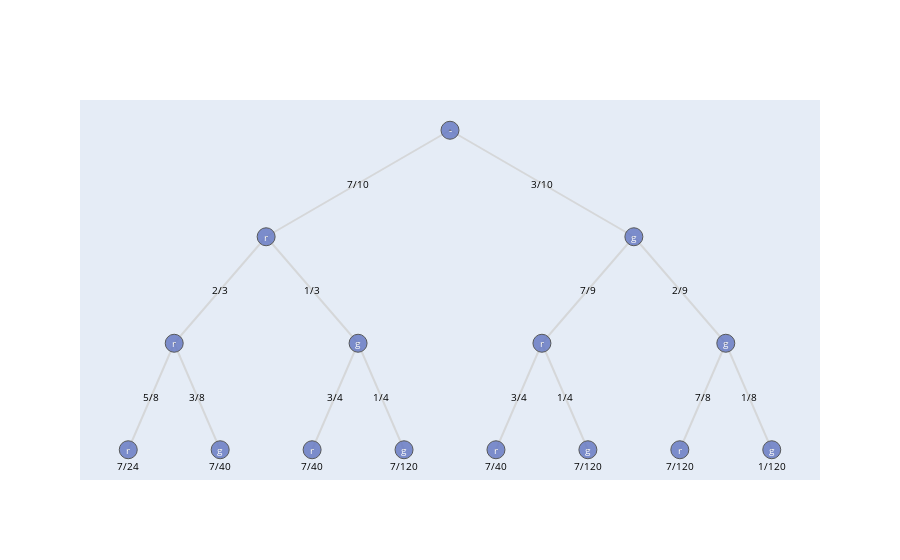

Notebook source saved alongside this figure:
### Code cell
from fractions import Fraction
from igraph import Graph, EdgeSeq
import itertools
import plotly.graph_objects as go
import numpy as np

zurücklegen = False

#Ereignisse = [['rot', 'blau', 'blau'], ["grün","blau","blau"], ["blau","rot","blau"], ["blau","grün","blau"], ["blau","blau","rot"], ["blau","blau","grün"], ["blau","blau","blau"]]
nr_vertices = int((1-len(Urne)**(n+1))/(1-len(Urne))) # nr of verticies calculated by geometrical series, assumes symmetrical tree
v_label = list(Urne.keys()) * int((nr_vertices-1) / len(Urne)) # create the labels
v_label.insert(0, "- root") # add the root node
G = Graph.Tree(nr_vertices, len(Urne)) # n stands for children number
lay = G.layout_reingold_tilford(mode='in', root=[0])

position = {k: lay[k] for k in range(nr_vertices)}
Y = [lay[k][1] for k in range(nr_vertices)]
M = max(Y)

es = EdgeSeq(G) # sequence of edges
E = [e.tuple for e in G.es] # list of edges

L = len(position)
Xn = [position[k][0] for k in range(L)]
Yn = [2*M-position[k][1] for k in range(L)]
Xe = []
Ye = []
for edge in E:
    Xe+=[position[edge[0]][0],position[edge[1]][0], None]
    Ye+=[2*M-position[edge[0]][1],2*M-position[edge[1]][1], None]

labels = v_label

# set the paths accordingly
allPaths = []
for i in range(n+1):
    allPaths.extend(list(itertools.product(Urne.keys(), repeat=i)))
G.vs["path"] = allPaths

# calculate the probabilities 
lastProb = [] # saving the last probability per node for labeling
allProbs = [1]
for i in range(1, nr_vertices): # calculate the number of nodes using geometric series, skip root node
    numerator, denominator = 1, 1
    Urne_copy = Urne.copy()
    for j, item in enumerate(G.vs[i]["path"]): # the idea is to trace the path back from the root, using the path vector
        numerator = numerator * Urne_copy[item]
        denominator = denominator * sum(Urne_copy.values())
        if j+1 == len(G.vs[i]["path"]):
            lastProb.append(Fraction(Urne_copy[item], sum(Urne_copy.values())))
        if not zurücklegen:
            Urne_copy[item] = Urne_copy[item]-1
    allProbs.append(Fraction(numerator, denominator))

G.vs["lastprob"] = lastProb
G.vs["prob"] = allProbs

def make_annotations(pos, text, font_size=10, font_color='rgb(250,250,250)'):
    L=len(pos)
    annotations = []
    for k in range(L):
        annotations.append(
            dict(
                text=labels[k][0], # set the first letter of description to node
                x=pos[k][0], y=2*M-position[k][1],
                xref='x1', yref='y1',
                font=dict(color=font_color, size=font_size),
                showarrow=False)
        )
    
    # annotations for path probability
    for i in range(2, len(Xe), 3): # start off with the third value in the array and bypassing None types
        annotations.append(dict(
            text=f"{G.vs[int((i-2)/3)]['lastprob']}", 
            x=(Xe[i-1]+Xe[i-2])/2, y=(Ye[i-1]+Ye[i-2])/2,
            xref='x1', yref='y1',
            font=dict(color="black", size=font_size),
            showarrow=False)
        )

    # annotation for probability of last elements
    for i in range(nr_vertices - len(Urne)**n, nr_vertices):
        annotations.append(dict(
            text=f"{G.vs[i]['prob']}", 
            x=Xn[i], y=Yn[i]-0.15,
            xref='x1', yref='y1',
            font=dict(color="black", size=font_size),
            showarrow=False)
        )
    
    return annotations

fig = go.Figure()
fig.add_trace(go.Scatter(x=Xe,
                   y=Ye,
                   mode='lines',
                   line=dict(color='rgb(210,210,210)', width=2),
                   opacity=0.8
                   ))
fig.add_trace(go.Scatter(x=Xn,
                  y=Yn,
                  mode='markers',
                  marker=dict(symbol='circle-dot',
                                size=18,
                                color='#6175c1',    #'#DB4551',
                                line=dict(color='rgb(50,50,50)', width=1)
                                ),
                  text=list(zip(allPaths, np.array(allProbs).astype(str))),
                  hoverinfo='text',
                  opacity=0.8
                  ))

axis = dict(showline=False, # hide axis line, grid, ticklabels and  title
            zeroline=False,
            showgrid=False,
            showticklabels=False,
            )

fig.update_layout(annotations=make_annotations(position, v_label),
              xaxis=axis,
              yaxis=axis,
              showlegend=False
              )
fig.show()

prob = []
for item in PA:
    prob.append(G.vs.find(path=tuple(item))["prob"])
print(f"PA = {prob} = {sum(prob)} = {float(sum(prob))}")

prob = []
for item in PB:
    prob.append(G.vs.find(path=tuple(item))["prob"])
print(f"PB = {prob} = {sum(prob)} = {float(sum(prob))}")

prob = []
for item in PC:
    prob.append(G.vs.find(path=tuple(item))["prob"])
print(f"PC = {prob} = {sum(prob)} = {float(sum(prob))}")

### Figure 1 — Plotly figure (JSON) as saved in the notebook; plotly's stock layout.template omitted (floating-point values rounded to 4 significant figures)
{"data": [{"line": {"color": "rgb(210,210,210)", "width": 2}, "mode": "lines", "opacity": 0.8, "type": "scatter", "x": [0, -2, null, 0, 2, null, -2, -3, null, -2, -1, null, 2, 1, null, 2, 3, null, -3, -3.5, null, -3, -2.5, null, -1, -1.5, null, -1, -0.5, null, 1, 0.5, null, 1, 1.5, null, 3, 2.5, null, 3, 3.5, null], "y": [6, 5, null, 6, 5, null, 5, 4, null, 5, 4, null, 5, 4, null, 5, 4, null, 4, 3, null, 4, 3, null, 4, 3, null, 4, 3, null, 4, 3, null, 4, 3, null, 4, 3, null, 4, 3, null]}, {"hoverinfo": "text", "marker": {"color": "#6175c1", "line": {"color": "rgb(50,50,50)", "width": 1}, "size": 18, "symbol": "circle-dot"}, "mode": "markers", "opacity": 0.8, "text": ["((), '1')", "(('rot',), '7/10')", "(('grün',), '3/10')", "(('rot', 'rot'), '7/15')", "(('rot', 'grün'), '7/30')", "(('grün', 'rot'), '7/30')", "(('grün', 'grün'), '1/15')", "(('rot', 'rot', 'rot'), '7/24')", "(('rot', 'rot', 'grün'), '7/40')", "(('rot', 'grün', 'rot'), '7/40')", "(('rot', 'grün', 'grün'), '7/120')", "(('grün', 'rot', 'rot'), '7/40')", "(('grün', 'rot', 'grün'), '7/120')", "(('grün', 'grün', 'rot'), '7/120')", "(('grün', 'grün', 'grün'), '1/120')"], "type": "scatter", "x": [0, -2, 2, -3, -1, 1, 3, -3.5, -2.5, -1.5, -0.5, 0.5, 1.5, 2.5, 3.5], "y": [6, 5, 5, 4, 4, 4, 4, 3, 3, 3, 3, 3, 3, 3, 3]}], "layout": {"annotations": [{"font": {"color": "rgb(250,250,250)", "size": 10}, "showarrow": false, "text": "-", "x": 0, "xref": "x", "y": 6, "yref": "y"}, {"font": {"color": "rgb(250,250,250)", "size": 10}, "showarrow": false, "text": "r", "x": -2, "xref": "x", "y": 5, "yref": "y"}, {"font": {"color": "rgb(250,250,250)", "size": 10}, "showarrow": false, "text": "g", "x": 2, "xref": "x", "y": 5, "yref": "y"}, {"font": {"color": "rgb(250,250,250)", "size": 10}, "showarrow": false, "text": "r", "x": -3, "xref": "x", "y": 4, "yref": "y"}, {"font": {"color": "rgb(250,250,250)", "size": 10}, "showarrow": false, "text": "g", "x": -1, "xref": "x", "y": 4, "yref": "y"}, {"font": {"color": "rgb(250,250,250)", "size": 10}, "showarrow": false, "text": "r", "x": 1, "xref": "x", "y": 4, "yref": "y"}, {"font": {"color": "rgb(250,250,250)", "size": 10}, "showarrow": false, "text": "g", "x": 3, "xref": "x", "y": 4, "yref": "y"}, {"font": {"color": "rgb(250,250,250)", "size": 10}, "showarrow": false, "text": "r", "x": -3.5, "xref": "x", "y": 3, "yref": "y"}, {"font": {"color": "rgb(250,250,250)", "size": 10}, "showarrow": false, "text": "g", "x": -2.5, "xref": "x", "y": 3, "yref": "y"}, {"font": {"color": "rgb(250,250,250)", "size": 10}, "showarrow": false, "text": "r", "x": -1.5, "xref": "x", "y": 3, "yref": "y"}, {"font": {"color": "rgb(250,250,250)", "size": 10}, "showarrow": false, "text": "g", "x": -0.5, "xref": "x", "y": 3, "yref": "y"}, {"font": {"color": "rgb(250,250,250)", "size": 10}, "showarrow": false, "text": "r", "x": 0.5, "xref": "x", "y": 3, "yref": "y"}, {"font": {"color": "rgb(250,250,250)", "size": 10}, "showarrow": false, "text": "g", "x": 1.5, "xref": "x", "y": 3, "yref": "y"}, {"font": {"color": "rgb(250,250,250)", "size": 10}, "showarrow": false, "text": "r", "x": 2.5, "xref": "x", "y": 3, "yref": "y"}, {"font": {"color": "rgb(250,250,250)", "size": 10}, "showarrow": false, "text": "g", "x": 3.5, "xref": "x", "y": 3, "yref": "y"}, {"font": {"color": "black", "size": 10}, "showarrow": false, "text": "7/10", "x": -1, "xref": "x", "y": 5.5, "yref": "y"}, {"font": {"color": "black", "size": 10}, "showarrow": false, "text": "3/10", "x": 1, "xref": "x", "y": 5.5, "yref": "y"}, {"font": {"color": "black", "size": 10}, "showarrow": false, "text": "2/3", "x": -2.5, "xref": "x", "y": 4.5, "yref": "y"}, {"font": {"color": "black", "size": 10}, "showarrow": false, "text": "1/3", "x": -1.5, "xref": "x", "y": 4.5, "yref": "y"}, {"font": {"color": "black", "size": 10}, "showarrow": false, "text": "7/9", "x": 1.5, "xref": "x", "y": 4.5, "yref": "y"}, {"font": {"color": "black", "size": 10}, "showarrow": false, "text": "2/9", "x": 2.5, "xref": "x", "y": 4.5, "yref": "y"}, {"font": {"color": "black", "size": 10}, "showarrow": false, "text": "5/8", "x": -3.25, "xref": "x", "y": 3.5, "yref": "y"}, {"font": {"color": "black", "size": 10}, "showarrow": false, "text": "3/8", "x": -2.75, "xref": "x", "y": 3.5, "yref": "y"}, {"font": {"color": "black", "size": 10}, "showarrow": false, "text": "3/4", "x": -1.25, "xref": "x", "y": 3.5, "yref": "y"}, {"font": {"color": "black", "size": 10}, "showarrow": false, "text": "1/4", "x": -0.75, "xref": "x", "y": 3.5, "yref": "y"}, {"font": {"color": "black", "size": 10}, "showarrow": false, "text": "3/4", "x": 0.75, "xref": "x", "y": 3.5, "yref": "y"}, {"font": {"color": "black", "size": 10}, "showarrow": false, "text": "1/4", "x": 1.25, "xref": "x", "y": 3.5, "yref": "y"}, {"font": {"color": "black", "size": 10}, "showarrow": false, "text": "7/8", "x": 2.75, "xref": "x", "y": 3.5, "yref": "y"}, {"font": {"color": "black", "size": 10}, "showarrow": false, "text": "1/8", "x": 3.25, "xref": "x", "y": 3.5, "yref": "y"}, {"font": {"color": "black", "size": 10}, "showarrow": false, "text": "7/24", "x": -3.5, "xref": "x", "y": 2.85, "yref": "y"}, {"font": {"color": "black", "size": 10}, "showarrow": false, "text": "7/40", "x": -2.5, "xref": "x", "y": 2.85, "yref": "y"}, {"font": {"color": "black", "size": 10}, "showarrow": false, "text": "7/40", "x": -1.5, "xref": "x", "y": 2.85, "yref": "y"}, {"font": {"color": "black", "size": 10}, "showarrow": false, "text": "7/120", "x": -0.5, "xref": "x", "y": 2.85, "yref": "y"}, {"font": {"color": "black", "size": 10}, "showarrow": false, "text": "7/40", "x": 0.5, "xref": "x", "y": 2.85, "yref": "y"}, {"font": {"color": "black", "size": 10}, "showarrow": false, "text": "7/120", "x": 1.5, "xref": "x", "y": 2.85, "yref": "y"}, {"font": {"color": "black", "size": 10}, "showarrow": false, "text": "7/120", "x": 2.5, "xref": "x", "y": 2.85, "yref": "y"}, {"font": {"color": "black", "size": 10}, "showarrow": false, "text": "1/120", "x": 3.5, "xref": "x", "y": 2.85, "yref": "y"}], "showlegend": false, "xaxis": {"showgrid": false, "showline": false, "showticklabels": false, "zeroline": false}, "yaxis": {"showgrid": false, "showline": false, "showticklabels": false, "zeroline": false}}}
